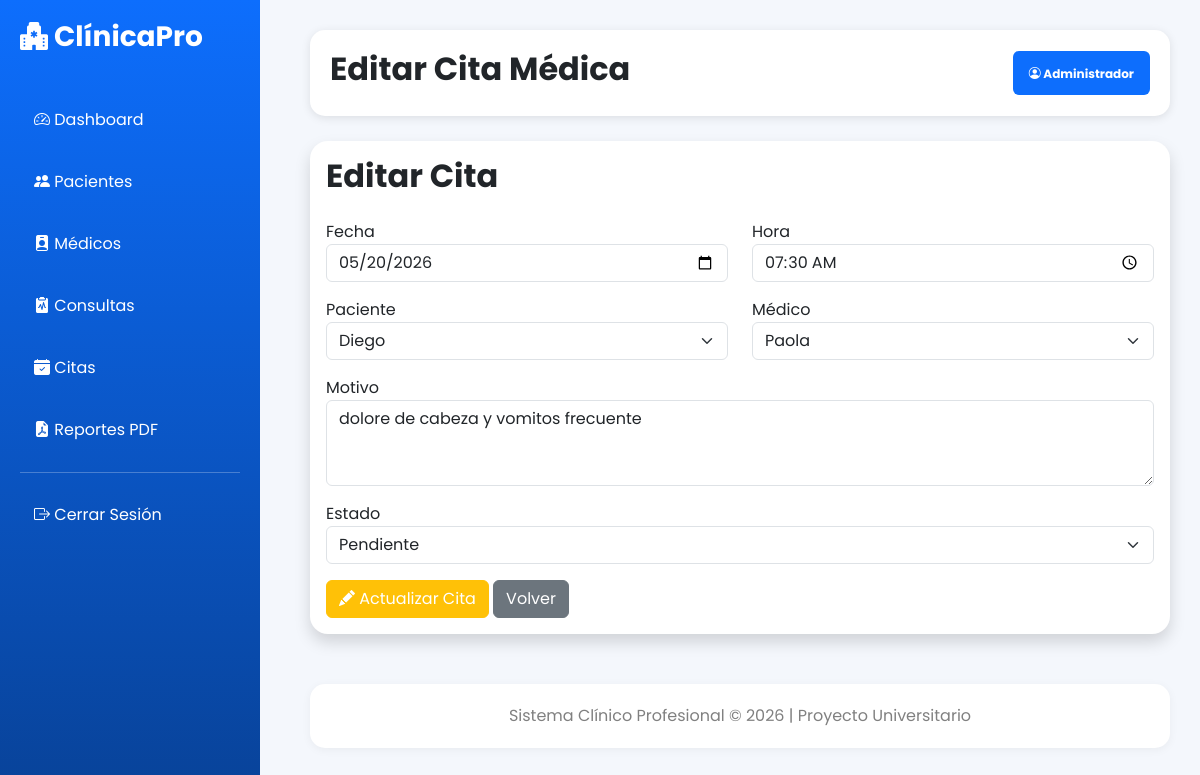
The page /citas/editar/1 (signed in) on the database its author committed.
### models/cita.py (models this page shows)
class Cita(db.Model):
    __tablename__ = 'citas'
    id_cita = db.Column(
        db.Integer,
        primary_key=True
    )
    fecha = db.Column(
        db.String(50),
        nullable=False
    )
    hora = db.Column(
        db.String(20),
        nullable=False
    )
    motivo = db.Column(
        db.String(255),
        nullable=False
    )
    estado = db.Column(
        db.String(50),
        default='Pendiente'
    )
    id_paciente = db.Column(
        db.Integer,
        db.ForeignKey(
            'pacientes.id_paciente'
        ),
        nullable=False
    )
    id_medico = db.Column(
        db.Integer,
        db.ForeignKey(
            'medicos.id_medico'
        ),
        nullable=False
    )

### models/paciente.py (models this page shows)
class Paciente(db.Model):
    __tablename__ = 'pacientes'
    id_paciente = db.Column(
        db.Integer,
        primary_key=True
    )
    nombre = db.Column(
        db.String(150),
        nullable=False
    )
    edad = db.Column(
        db.Integer,
        nullable=False
    )
    direccion = db.Column(
        db.String(255),
        nullable=False
    )
    telefono = db.Column(
        db.String(30),
        nullable=False
    )
    genero = db.Column(
        db.String(30),
        nullable=False
    )
    fecha_registro = db.Column(
        db.String(50)
    )
    consultas = db.relationship(
        'Consulta',
        backref='paciente',
        lazy=True,
        cascade='all, delete'
    )
    citas = db.relationship(
        'Cita',
        backref='paciente',
        lazy=True,
        cascade='all, delete'
    )

### models/medico.py (models this page shows)
class Medico(db.Model):
    __tablename__ = 'medicos'
    id_medico = db.Column(
        db.Integer,
        primary_key=True
    )
    nombre = db.Column(
        db.String(100),
        nullable=False
    )
    especialidad = db.Column(
        db.String(100),
        nullable=False
    )
    telefono = db.Column(
        db.String(20)
    )
    correo = db.Column(
        db.String(100)
    )
    horario = db.Column(
        db.String(100)
    )
    consultas = db.relationship(
        'Consulta',
        backref='medico',
        lazy=True,
        cascade='all, delete'
    )
    citas = db.relationship(
        'Cita',
        backref='medico',
        lazy=True,
        cascade='all, delete'
    )

### controllers/cita_controller.py (the view)
@cita_bp.route('/citas/editar/<int:id>')
@login_required
def editar_cita(id):
    cita = Cita.query.get_or_404(id)
    pacientes = Paciente.query.all()
    medicos = Medico.query.all()
    return render_template(
        'citas/editar.html',
        cita=cita,
        pacientes=pacientes,
        medicos=medicos
    )

### app.py (called while the page is built)
@login_manager.user_loader
def load_user(user_id):
    return Usuario.query.get(int(user_id))

### templates/citas/editar.html (shortened to what this page needs)
{% extends 'base.html' %}
{% block page_title %}
Editar Cita Médica
{% endblock %}
{% block content %}
<div class="card shadow border-0">
    <div class="card-body">
        <h2 class="fw-bold mb-4">
            Editar Cita
        </h2>
        <form
            method="POST"
            action="/citas/update/{{ cita.id_cita }}"
        >
            <div class="row">
                <div class="col-md-6 mb-3">
                    <label>
                        Fecha
                    </label>
                    <input
                        type="date"
                        name="fecha"
                        class="form-control"
                        value="{{ cita.fecha }}"
                        required
                    >
                </div>
                <div class="col-md-6 mb-3">
                    <label>
                        Hora
                    </label>
                    <input
                        type="time"
                        name="hora"
                        class="form-control"
                        value="{{ cita.hora }}"
                        required
                    >
                </div>
                <div class="col-md-6 mb-3">
                    <label>
                        Paciente
                    </label>
                    <select
                        name="id_paciente"
                        class="form-select"
                    >
                        {% for paciente in pacientes %}
                        <option
                            value="{{ paciente.id_paciente }}"
                            {% if cita.id_paciente == paciente.id_paciente %}
                            selected
                            {% endif %}
                        >
                            {{ paciente.nombre }}
                        </option>
                        {% endfor %}
                    </select>
                </div>
                <div class="col-md-6 mb-3">
                    <label>
                        Médico
                    </label>
                    <select
                        name="id_medico"
                        class="form-select"
                    >
                        {% for medico in medicos %}
                        <option
                            value="{{ medico.id_medico }}"
                            {% if cita.id_medico == medico.id_medico %}
                            selected
                            {% endif %}
                        >
                            {{ medico.nombre }}
                        </option>
                        {% endfor %}
                    </select>
                </div>
                <div class="col-md-12 mb-3">
                    <label>
                        Motivo
                    </label>
                    <textarea
                        name="motivo"
                        rows="3"
                        class="form-control"
                    >{{ cita.motivo }}</textarea>
                </div>
                <div class="col-md-12 mb-3">
                    <label>
                        Estado
                    </label>
                    <select
                        name="estado"
                        class="form-select"
                    >
                        <option
                            {% if cita.estado == 'Pendiente' %}
                            selected
                            {% endif %}
                        >
                            Pendiente
                        </option>
                    </select>
                </div>
            </div>
            <button
                class="btn btn-warning text-white"
            >
                <i class="bi bi-pencil-fill"></i>
                Actualizar Cita
            </button>
            <a
                href="/citas"
                class="btn btn-secondary"
            >
                Volver
            </a>
        </form>
    </div>
</div>
{% endblock %}

### templates/base.html (style rules this page uses)
* { font-family: 'Poppins', sans-serif; }
body { background: #f4f7fc; }
.card { border: none; border-radius: 18px; }

### rows shown on the page
Cita: fecha "05/20/2026", hora "07:30", id_paciente "Diego", id_medico "Paola", motivo "dolore de cabeza y vomitos frecuente", estado "Pendiente"
